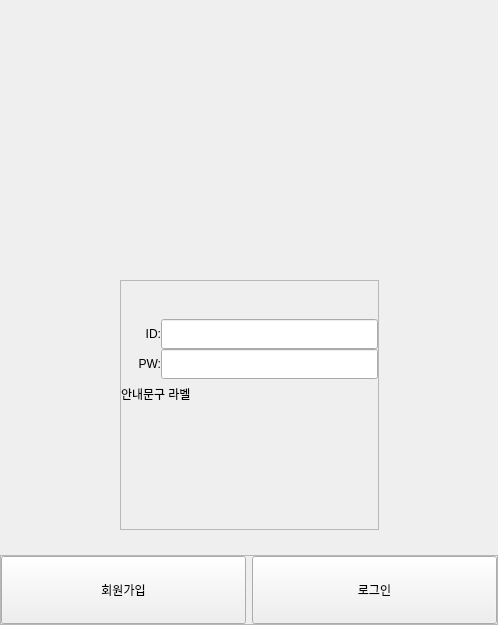
        <widget class="QWidget" name="stackedwidget_page_1">
         <layout class="QVBoxLayout" name="verticalLayout_2">
          <property name="spacing">
           <number>0</number>
          </property>
          <property name="leftMargin">
           <number>0</number>
          </property>
          <property name="topMargin">
           <number>0</number>
          </property>
          <property name="rightMargin">
           <number>0</number>
          </property>
          <property name="bottomMargin">
           <number>0</number>
          </property>
          <item>
           <widget class="QWidget" name="widget_6" native="true">
            <layout class="QVBoxLayout" name="verticalLayout_5">
             <property name="spacing">
              <number>0</number>
             </property>
             <property name="leftMargin">
              <number>0</number>
             </property>
             <property name="topMargin">
              <number>0</number>
             </property>
             <property name="rightMargin">
              <number>0</number>
             </property>
             <property name="bottomMargin">
              <number>0</number>
             </property>
             <item>
              <widget class="QWidget" name="widget_login_screen" native="true">
               <property name="sizePolicy">
                <sizepolicy hsizetype="Minimum" vsizetype="Minimum">
                 <horstretch>0</horstretch>
                 <verstretch>0</verstretch>
                </sizepolicy>
               </property>
               <property name="minimumSize">
                <size>
                 <width>400</width>
                 <height>540</height>
                </size>
               </property>
               <layout class="QVBoxLayout" name="verticalLayout_3">
                <property name="spacing">
                 <number>0</number>
                </property>
                <property name="leftMargin">
                 <number>0</number>
                </property>
                <property name="topMargin">
                 <number>0</number>
                </property>
                <property name="rightMargin">
                 <number>0</number>
                </property>
                <property name="bottomMargin">
                 <number>0</number>
                </property>
                <item>
                 <widget class="QWidget" name="widget_5" native="true">
                  <layout class="QHBoxLayout" name="horizontalLayout_4">
                   <item>
                    <spacer name="horizontalSpacer">
                     <property name="orientation">
                      <enum>Qt::Horizontal</enum>
                     </property>
                     <property name="sizeHint" stdset="0">
                      <size>
                       <width>40</width>
                       <height>20</height>
                      </size>
                     </property>
                    </spacer>
                   </item>
                   <item>
                    <widget class="QLabel" name="label_4">
                     <property name="sizePolicy">
                      <sizepolicy hsizetype="Minimum" vsizetype="Preferred">
                       <horstretch>0</horstretch>
                       <verstretch>0</verstretch>
                      </sizepolicy>
                     </property>
                     <property name="minimumSize">
                      <size>
                       <width>400</width>
                       <height>0</height>
                      </size>
                     </property>
                     <property name="text">
                      <string/>
                     </property>
                     <property name="pixmap">
                      <pixmap resource="../src_img/my_qrc.qrc">:/newPrefix/누끼 마멧.png</pixmap>
                     </property>
                     <property name="scaledContents">
                      <bool>true</bool>
                     </property>
                    </widget>
                   </item>
                   <item>
                    <spacer name="horizontalSpacer_2">
                     <property name="orientation">
                      <enum>Qt::Horizontal</enum>
                     </property>
                     <property name="sizeHint" stdset="0">
                      <size>
                       <width>40</width>
                       <height>20</height>
                      </size>
                     </property>
                    </spacer>
                   </item>
                  </layout>
                 </widget>
                </item>
                <item>
                 <widget class="QWidget" name="widget" native="true">
                  <layout class="QHBoxLayout" name="horizontalLayout_5">
                   <item>
                    <spacer name="horizontalSpacer_3">
                     <property name="orientation">
                      <enum>Qt::Horizontal</enum>
                     </property>
                     <property name="sizeHint" stdset="0">
                      <size>
                       <width>40</width>
                       <height>20</height>
                      </size>
                     </property>
                    </spacer>
                   </item>
                   <item>
                    <widget class="QFrame" name="frame_2">
                     <property name="sizePolicy">
                      <sizepolicy hsizetype="Minimum" vsizetype="Fixed">
                       <horstretch>0</horstretch>
                       <verstretch>0</verstretch>
                      </sizepolicy>
                     </property>
                     <property name="minimumSize">
                      <size>
                       <width>250</width>
                       <height>250</height>
                      </size>
                     </property>
                     <property name="maximumSize">
                      <size>
                       <width>16777215</width>
                       <height>250</height>
                      </size>
                     </property>
                     <property name="frameShape">
                      <enum>QFrame::StyledPanel</enum>
                     </property>
                     <property name="frameShadow">
                      <enum>QFrame::Raised</enum>
                     </property>
                     <layout class="QVBoxLayout" name="verticalLayout_4">
                      <property name="spacing">
                       <number>0</number>
                      </property>
                      <property name="leftMargin">
                       <number>0</number>
                      </property>
                      <property name="topMargin">
                       <number>0</number>
                      </property>
                      <property name="rightMargin">
                       <number>0</number>
                      </property>
                      <property name="bottomMargin">
                       <number>0</number>
                      </property>
                      <item>
                       <spacer name="verticalSpacer_4">
                        <property name="orientation">
                         <enum>Qt::Vertical</enum>
                        </property>
                        <property name="sizeHint" stdset="0">
                         <size>
                          <width>20</width>
                          <height>40</height>
                         </size>
                        </property>
                       </spacer>
                      </item>
                      <item>
                       <layout class="QGridLayout" name="gridLayout_2">
                        <item row="0" column="1">
                         <widget class="QLineEdit" name="line_edit_id">
                          <property name="sizePolicy">
                           <sizepolicy hsizetype="Expanding" vsizetype="Maximum">
                            <horstretch>0</horstretch>
                            <verstretch>0</verstretch>
                           </sizepolicy>
                          </property>
                          <property name="minimumSize">
                           <size>
                            <width>0</width>
                            <height>30</height>
                           </size>
                          </property>
                         </widget>
                        </item>
                        <item row="0" column="0">
                         <widget class="QLabel" name="label_id">
                          <property name="minimumSize">
                           <size>
                            <width>40</width>
                            <height>0</height>
                           </size>
                          </property>
                          <property name="text">
                           <string>ID:</string>
                          </property>
                          <property name="alignment">
                           <set>Qt::AlignRight|Qt::AlignTrailing|Qt::AlignVCenter</set>
                          </property>
                         </widget>
                        </item>
                        <item row="1" column="0">
                         <widget class="QLabel" name="label_pw">
                          <property name="minimumSize">
                           <size>
                            <width>20</width>
                            <height>0</height>
                           </size>
                          </property>
                          <property name="text">
                           <string>PW:</string>
                          </property>
                          <property name="alignment">
                           <set>Qt::AlignRight|Qt::AlignTrailing|Qt::AlignVCenter</set>
                          </property>
                         </widget>
                        </item>
                        <item row="1" column="1">
                         <widget class="QLineEdit" name="line_edit_pw">
                          <property name="sizePolicy">
                           <sizepolicy hsizetype="Expanding" vsizetype="Maximum">
                            <horstretch>0</horstretch>
                            <verstretch>0</verstretch>
                           </sizepolicy>
                          </property>
                          <property name="minimumSize">
                           <size>
                            <width>0</width>
                            <height>30</height>
                           </size>
                          </property>
                         </widget>
                        </item>
                        <item row="2" column="0" colspan="2">
                         <widget class="QLabel" name="label_3">
                          <property name="sizePolicy">
                           <sizepolicy hsizetype="Preferred" vsizetype="Minimum">
                            <horstretch>0</horstretch>
                            <verstretch>0</verstretch>
                           </sizepolicy>
                          </property>
                          <property name="minimumSize">
                           <size>
                            <width>0</width>
                            <height>30</height>
                           </size>
                          </property>
                          <property name="text">
                           <string>안내문구 라벨</string>
                          </property>
                         </widget>
                        </item>
                       </layout>
                      </item>
                      <item>
                       <spacer name="verticalSpacer_5">
                        <property name="orientation">
                         <enum>Qt::Vertical</enum>
                        </property>
                        <property name="sizeHint" stdset="0">
                         <size>
                          <width>257</width>
                          <height>121</height>
                         </size>
                        </property>
                       </spacer>
                      </item>
                     </layout>
                    </widget>
                   </item>
                   <item>
                    <spacer name="horizontalSpacer_4">
                     <property name="orientation">
                      <enum>Qt::Horizontal</enum>
                     </property>
                     <property name="sizeHint" stdset="0">
                      <size>
                       <width>40</width>
                       <height>20</height>
                      </size>
                     </property>
                    </spacer>
                   </item>
                  </layout>
                 </widget>
                </item>
               </layout>
              </widget>
             </item>
             <item>
              <spacer name="verticalSpacer_3">
               <property name="orientation">
                <enum>Qt::Vertical</enum>
               </property>
               <property name="sizeType">
                <enum>QSizePolicy::Fixed</enum>
               </property>
               <property name="sizeHint" stdset="0">
                <size>
                 <width>20</width>
                 <height>15</height>
                </size>
               </property>
              </spacer>
             </item>
             <item>
              <widget class="QFrame" name="frame_btns">
               <property name="minimumSize">
                <size>
                 <width>0</width>
                 <height>70</height>
                </size>
               </property>
               <property name="maximumSize">
                <size>
                 <width>16777215</width>
                 <height>70</height>
                </size>
               </property>
               <property name="frameShape">
                <enum>QFrame::StyledPanel</enum>
               </property>
               <property name="frameShadow">
                <enum>QFrame::Raised</enum>
               </property>
               <layout class="QHBoxLayout" name="horizontalLayout">
                <property name="leftMargin">
                 <number>0</number>
                </property>
                <property name="topMargin">
                 <number>0</number>
                </property>
                <property name="rightMargin">
                 <number>0</number>
                </property>
                <property name="bottomMargin">
                 <number>0</number>
                </property>
                <item>
                 <widget class="QPushButton" name="btn_join">
                  <property name="sizePolicy">
                   <sizepolicy hsizetype="Minimum" vsizetype="Preferred">
                    <horstretch>0</horstretch>
                    <verstretch>0</verstretch>
                   </sizepolicy>
                  </property>
                  <property name="text">
                   <string>회원가입</string>
                  </property>
                 </widget>
                </item>
                <item>
                 <widget class="QPushButton" name="btn_login">
                  <property name="sizePolicy">
                   <sizepolicy hsizetype="Minimum" vsizetype="Preferred">
                    <horstretch>0</horstretch>
                    <verstretch>0</verstretch>
                   </sizepolicy>
                  </property>
                  <property name="text">
                   <string>로그인</string>
                  </property>
                 </widget>
                </item>
               </layout>
              </widget>
             </item>
            </layout>
           </widget>
          </item>
         </layout>
        </widget>
